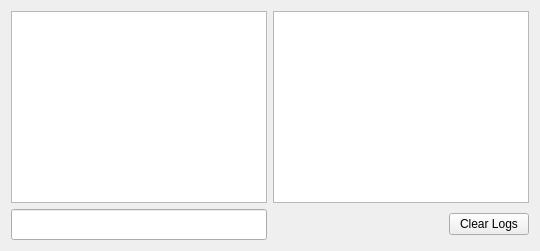
          <widget class="QWidget" name="debugTerminalPage">
           <layout class="QGridLayout" name="gridLayout_4">
            <item row="0" column="0">
             <widget class="QPlainTextEdit" name="debugCommandsPlainTextEdit">
              <property name="font">
               <font>
                <pointsize>14</pointsize>
               </font>
              </property>
              <property name="readOnly">
               <bool>true</bool>
              </property>
              <property name="textInteractionFlags">
               <set>Qt::TextSelectableByKeyboard|Qt::TextSelectableByMouse</set>
              </property>
             </widget>
            </item>
            <item row="0" column="1">
             <widget class="QPlainTextEdit" name="debugOutputPlainTextEdit">
              <property name="font">
               <font>
                <pointsize>14</pointsize>
               </font>
              </property>
              <property name="readOnly">
               <bool>true</bool>
              </property>
              <property name="textInteractionFlags">
               <set>Qt::TextSelectableByKeyboard|Qt::TextSelectableByMouse</set>
              </property>
             </widget>
            </item>
            <item row="1" column="0">
             <widget class="QLineEdit" name="debugCommandLineEdit">
              <property name="font">
               <font>
                <pointsize>14</pointsize>
               </font>
              </property>
             </widget>
            </item>
            <item row="1" column="1">
             <layout class="QHBoxLayout" name="horizontalLayout_15">
              <item>
               <spacer name="horizontalSpacer_4">
                <property name="orientation">
                 <enum>Qt::Horizontal</enum>
                </property>
                <property name="sizeHint" stdset="0">
                 <size>
                  <width>40</width>
                  <height>20</height>
                 </size>
                </property>
               </spacer>
              </item>
              <item>
               <widget class="QPushButton" name="debugClearPushButton">
                <property name="sizePolicy">
                 <sizepolicy hsizetype="Minimum" vsizetype="Fixed">
                  <horstretch>0</horstretch>
                  <verstretch>0</verstretch>
                 </sizepolicy>
                </property>
                <property name="maximumSize">
                 <size>
                  <width>200</width>
                  <height>16777215</height>
                 </size>
                </property>
                <property name="sizeIncrement">
                 <size>
                  <width>0</width>
                  <height>0</height>
                 </size>
                </property>
                <property name="text">
                 <string> Clear Logs </string>
                </property>
               </widget>
              </item>
             </layout>
            </item>
           </layout>
          </widget>
